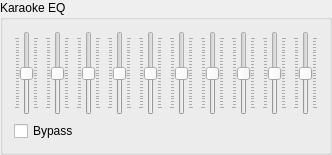
      <widget class="QGroupBox" name="groupBox_4">
       <property name="title">
        <string>Karaoke EQ</string>
       </property>
       <layout class="QVBoxLayout" name="verticalLayout_11">
        <item>
         <layout class="QHBoxLayout" name="horizontalLayout_19">
          <item>
           <widget class="QSlider" name="verticalSliderEqK1">
            <property name="sizePolicy">
             <sizepolicy hsizetype="Fixed" vsizetype="Minimum">
              <horstretch>0</horstretch>
              <verstretch>0</verstretch>
             </sizepolicy>
            </property>
            <property name="minimumSize">
             <size>
              <width>0</width>
              <height>80</height>
             </size>
            </property>
            <property name="palette">
             <palette>
              <active>
               <colorrole role="Highlight">
                <brush brushstyle="SolidPattern">
                 <color alpha="255">
                  <red>211</red>
                  <green>211</green>
                  <blue>211</blue>
                 </color>
                </brush>
               </colorrole>
              </active>
              <inactive>
               <colorrole role="Highlight">
                <brush brushstyle="SolidPattern">
                 <color alpha="255">
                  <red>211</red>
                  <green>211</green>
                  <blue>211</blue>
                 </color>
                </brush>
               </colorrole>
              </inactive>
              <disabled>
               <colorrole role="Highlight">
                <brush brushstyle="SolidPattern">
                 <color alpha="255">
                  <red>74</red>
                  <green>144</green>
                  <blue>217</blue>
                 </color>
                </brush>
               </colorrole>
              </disabled>
             </palette>
            </property>
            <property name="minimum">
             <number>-12</number>
            </property>
            <property name="maximum">
             <number>12</number>
            </property>
            <property name="orientation">
             <enum>Qt::Orientation::Vertical</enum>
            </property>
            <property name="invertedControls">
             <bool>false</bool>
            </property>
            <property name="tickPosition">
             <enum>QSlider::TickPosition::TicksBothSides</enum>
            </property>
            <property name="tickInterval">
             <number>1</number>
            </property>
           </widget>
          </item>
          <item>
           <widget class="QSlider" name="verticalSliderEqK2">
            <property name="sizePolicy">
             <sizepolicy hsizetype="Fixed" vsizetype="Minimum">
              <horstretch>0</horstretch>
              <verstretch>0</verstretch>
             </sizepolicy>
            </property>
            <property name="minimumSize">
             <size>
              <width>0</width>
              <height>80</height>
             </size>
            </property>
            <property name="palette">
             <palette>
              <active>
               <colorrole role="Highlight">
                <brush brushstyle="SolidPattern">
                 <color alpha="255">
                  <red>211</red>
                  <green>211</green>
                  <blue>211</blue>
                 </color>
                </brush>
               </colorrole>
              </active>
              <inactive>
               <colorrole role="Highlight">
                <brush brushstyle="SolidPattern">
                 <color alpha="255">
                  <red>211</red>
                  <green>211</green>
                  <blue>211</blue>
                 </color>
                </brush>
               </colorrole>
              </inactive>
              <disabled>
               <colorrole role="Highlight">
                <brush brushstyle="SolidPattern">
                 <color alpha="255">
                  <red>74</red>
                  <green>144</green>
                  <blue>217</blue>
                 </color>
                </brush>
               </colorrole>
              </disabled>
             </palette>
            </property>
            <property name="minimum">
             <number>-12</number>
            </property>
            <property name="maximum">
             <number>12</number>
            </property>
            <property name="orientation">
             <enum>Qt::Orientation::Vertical</enum>
            </property>
            <property name="invertedControls">
             <bool>false</bool>
            </property>
            <property name="tickPosition">
             <enum>QSlider::TickPosition::TicksBothSides</enum>
            </property>
            <property name="tickInterval">
             <number>1</number>
            </property>
           </widget>
          </item>
          <item>
           <widget class="QSlider" name="verticalSliderEqK3">
            <property name="sizePolicy">
             <sizepolicy hsizetype="Fixed" vsizetype="Minimum">
              <horstretch>0</horstretch>
              <verstretch>0</verstretch>
             </sizepolicy>
            </property>
            <property name="minimumSize">
             <size>
              <width>0</width>
              <height>80</height>
             </size>
            </property>
            <property name="palette">
             <palette>
              <active>
               <colorrole role="Highlight">
                <brush brushstyle="SolidPattern">
                 <color alpha="255">
                  <red>211</red>
                  <green>211</green>
                  <blue>211</blue>
                 </color>
                </brush>
               </colorrole>
              </active>
              <inactive>
               <colorrole role="Highlight">
                <brush brushstyle="SolidPattern">
                 <color alpha="255">
                  <red>211</red>
                  <green>211</green>
                  <blue>211</blue>
                 </color>
                </brush>
               </colorrole>
              </inactive>
              <disabled>
               <colorrole role="Highlight">
                <brush brushstyle="SolidPattern">
                 <color alpha="255">
                  <red>74</red>
                  <green>144</green>
                  <blue>217</blue>
                 </color>
                </brush>
               </colorrole>
              </disabled>
             </palette>
            </property>
            <property name="minimum">
             <number>-12</number>
            </property>
            <property name="maximum">
             <number>12</number>
            </property>
            <property name="orientation">
             <enum>Qt::Orientation::Vertical</enum>
            </property>
            <property name="invertedControls">
             <bool>false</bool>
            </property>
            <property name="tickPosition">
             <enum>QSlider::TickPosition::TicksBothSides</enum>
            </property>
            <property name="tickInterval">
             <number>1</number>
            </property>
           </widget>
          </item>
          <item>
           <widget class="QSlider" name="verticalSliderEqK4">
            <property name="sizePolicy">
             <sizepolicy hsizetype="Fixed" vsizetype="Minimum">
              <horstretch>0</horstretch>
              <verstretch>0</verstretch>
             </sizepolicy>
            </property>
            <property name="minimumSize">
             <size>
              <width>0</width>
              <height>80</height>
             </size>
            </property>
            <property name="palette">
             <palette>
              <active>
               <colorrole role="Highlight">
                <brush brushstyle="SolidPattern">
                 <color alpha="255">
                  <red>211</red>
                  <green>211</green>
                  <blue>211</blue>
                 </color>
                </brush>
               </colorrole>
              </active>
              <inactive>
               <colorrole role="Highlight">
                <brush brushstyle="SolidPattern">
                 <color alpha="255">
                  <red>211</red>
                  <green>211</green>
                  <blue>211</blue>
                 </color>
                </brush>
               </colorrole>
              </inactive>
              <disabled>
               <colorrole role="Highlight">
                <brush brushstyle="SolidPattern">
                 <color alpha="255">
                  <red>74</red>
                  <green>144</green>
                  <blue>217</blue>
                 </color>
                </brush>
               </colorrole>
              </disabled>
             </palette>
            </property>
            <property name="minimum">
             <number>-12</number>
            </property>
            <property name="maximum">
             <number>12</number>
            </property>
            <property name="orientation">
             <enum>Qt::Orientation::Vertical</enum>
            </property>
            <property name="invertedControls">
             <bool>false</bool>
            </property>
            <property name="tickPosition">
             <enum>QSlider::TickPosition::TicksBothSides</enum>
            </property>
            <property name="tickInterval">
             <number>1</number>
            </property>
           </widget>
          </item>
          <item>
           <widget class="QSlider" name="verticalSliderEqK5">
            <property name="sizePolicy">
             <sizepolicy hsizetype="Fixed" vsizetype="Minimum">
              <horstretch>0</horstretch>
              <verstretch>0</verstretch>
             </sizepolicy>
            </property>
            <property name="minimumSize">
             <size>
              <width>0</width>
              <height>80</height>
             </size>
            </property>
            <property name="palette">
             <palette>
              <active>
               <colorrole role="Highlight">
                <brush brushstyle="SolidPattern">
                 <color alpha="255">
                  <red>211</red>
                  <green>211</green>
                  <blue>211</blue>
                 </color>
                </brush>
               </colorrole>
              </active>
              <inactive>
               <colorrole role="Highlight">
                <brush brushstyle="SolidPattern">
                 <color alpha="255">
                  <red>211</red>
                  <green>211</green>
                  <blue>211</blue>
                 </color>
                </brush>
               </colorrole>
              </inactive>
              <disabled>
               <colorrole role="Highlight">
                <brush brushstyle="SolidPattern">
                 <color alpha="255">
                  <red>74</red>
                  <green>144</green>
                  <blue>217</blue>
                 </color>
                </brush>
               </colorrole>
              </disabled>
             </palette>
            </property>
            <property name="minimum">
             <number>-12</number>
            </property>
            <property name="maximum">
             <number>12</number>
            </property>
            <property name="orientation">
             <enum>Qt::Orientation::Vertical</enum>
            </property>
            <property name="invertedControls">
             <bool>false</bool>
            </property>
            <property name="tickPosition">
             <enum>QSlider::TickPosition::TicksBothSides</enum>
            </property>
            <property name="tickInterval">
             <number>1</number>
            </property>
           </widget>
          </item>
          <item>
           <widget class="QSlider" name="verticalSliderEqK6">
            <property name="sizePolicy">
             <sizepolicy hsizetype="Fixed" vsizetype="Minimum">
              <horstretch>0</horstretch>
              <verstretch>0</verstretch>
             </sizepolicy>
            </property>
            <property name="minimumSize">
             <size>
              <width>0</width>
              <height>80</height>
             </size>
            </property>
            <property name="palette">
             <palette>
              <active>
               <colorrole role="Highlight">
                <brush brushstyle="SolidPattern">
                 <color alpha="255">
                  <red>211</red>
                  <green>211</green>
                  <blue>211</blue>
                 </color>
                </brush>
               </colorrole>
              </active>
              <inactive>
               <colorrole role="Highlight">
                <brush brushstyle="SolidPattern">
                 <color alpha="255">
                  <red>211</red>
                  <green>211</green>
                  <blue>211</blue>
                 </color>
                </brush>
               </colorrole>
              </inactive>
              <disabled>
               <colorrole role="Highlight">
                <brush brushstyle="SolidPattern">
                 <color alpha="255">
                  <red>74</red>
                  <green>144</green>
                  <blue>217</blue>
                 </color>
                </brush>
               </colorrole>
              </disabled>
             </palette>
            </property>
            <property name="minimum">
             <number>-12</number>
            </property>
            <property name="maximum">
             <number>12</number>
            </property>
            <property name="orientation">
             <enum>Qt::Orientation::Vertical</enum>
            </property>
            <property name="invertedControls">
             <bool>false</bool>
            </property>
            <property name="tickPosition">
             <enum>QSlider::TickPosition::TicksBothSides</enum>
            </property>
            <property name="tickInterval">
             <number>1</number>
            </property>
           </widget>
          </item>
          <item>
           <widget class="QSlider" name="verticalSliderEqK7">
            <property name="sizePolicy">
             <sizepolicy hsizetype="Fixed" vsizetype="Minimum">
              <horstretch>0</horstretch>
              <verstretch>0</verstretch>
             </sizepolicy>
            </property>
            <property name="minimumSize">
             <size>
              <width>0</width>
              <height>80</height>
             </size>
            </property>
            <property name="palette">
             <palette>
              <active>
               <colorrole role="Highlight">
                <brush brushstyle="SolidPattern">
                 <color alpha="255">
                  <red>211</red>
                  <green>211</green>
                  <blue>211</blue>
                 </color>
                </brush>
               </colorrole>
              </active>
              <inactive>
               <colorrole role="Highlight">
                <brush brushstyle="SolidPattern">
                 <color alpha="255">
                  <red>211</red>
                  <green>211</green>
                  <blue>211</blue>
                 </color>
                </brush>
               </colorrole>
              </inactive>
              <disabled>
               <colorrole role="Highlight">
                <brush brushstyle="SolidPattern">
                 <color alpha="255">
                  <red>74</red>
                  <green>144</green>
                  <blue>217</blue>
                 </color>
                </brush>
               </colorrole>
              </disabled>
             </palette>
            </property>
            <property name="minimum">
             <number>-12</number>
            </property>
            <property name="maximum">
             <number>12</number>
            </property>
            <property name="orientation">
             <enum>Qt::Orientation::Vertical</enum>
            </property>
            <property name="invertedControls">
             <bool>false</bool>
            </property>
            <property name="tickPosition">
             <enum>QSlider::TickPosition::TicksBothSides</enum>
            </property>
            <property name="tickInterval">
             <number>1</number>
            </property>
           </widget>
          </item>
          <item>
           <widget class="QSlider" name="verticalSliderEqK8">
            <property name="sizePolicy">
             <sizepolicy hsizetype="Fixed" vsizetype="Minimum">
              <horstretch>0</horstretch>
              <verstretch>0</verstretch>
             </sizepolicy>
            </property>
            <property name="minimumSize">
             <size>
              <width>0</width>
              <height>80</height>
             </size>
            </property>
            <property name="palette">
             <palette>
              <active>
               <colorrole role="Highlight">
                <brush brushstyle="SolidPattern">
                 <color alpha="255">
                  <red>211</red>
                  <green>211</green>
                  <blue>211</blue>
                 </color>
                </brush>
               </colorrole>
              </active>
              <inactive>
               <colorrole role="Highlight">
                <brush brushstyle="SolidPattern">
                 <color alpha="255">
                  <red>211</red>
                  <green>211</green>
                  <blue>211</blue>
                 </color>
                </brush>
               </colorrole>
              </inactive>
              <disabled>
               <colorrole role="Highlight">
                <brush brushstyle="SolidPattern">
                 <color alpha="255">
                  <red>74</red>
                  <green>144</green>
                  <blue>217</blue>
                 </color>
                </brush>
               </colorrole>
              </disabled>
             </palette>
            </property>
            <property name="minimum">
             <number>-12</number>
            </property>
            <property name="maximum">
             <number>12</number>
            </property>
            <property name="orientation">
             <enum>Qt::Orientation::Vertical</enum>
            </property>
            <property name="invertedControls">
             <bool>false</bool>
            </property>
            <property name="tickPosition">
             <enum>QSlider::TickPosition::TicksBothSides</enum>
            </property>
            <property name="tickInterval">
             <number>1</number>
            </property>
           </widget>
          </item>
          <item>
           <widget class="QSlider" name="verticalSliderEqK9">
            <property name="sizePolicy">
             <sizepolicy hsizetype="Fixed" vsizetype="Minimum">
              <horstretch>0</horstretch>
              <verstretch>0</verstretch>
             </sizepolicy>
            </property>
            <property name="minimumSize">
             <size>
              <width>0</width>
              <height>80</height>
             </size>
            </property>
            <property name="palette">
             <palette>
              <active>
               <colorrole role="Highlight">
                <brush brushstyle="SolidPattern">
                 <color alpha="255">
                  <red>211</red>
                  <green>211</green>
                  <blue>211</blue>
                 </color>
                </brush>
               </colorrole>
              </active>
              <inactive>
               <colorrole role="Highlight">
                <brush brushstyle="SolidPattern">
                 <color alpha="255">
                  <red>211</red>
                  <green>211</green>
                  <blue>211</blue>
                 </color>
                </brush>
               </colorrole>
              </inactive>
              <disabled>
               <colorrole role="Highlight">
                <brush brushstyle="SolidPattern">
                 <color alpha="255">
                  <red>74</red>
                  <green>144</green>
                  <blue>217</blue>
                 </color>
                </brush>
               </colorrole>
              </disabled>
             </palette>
            </property>
            <property name="minimum">
             <number>-12</number>
            </property>
            <property name="maximum">
             <number>12</number>
            </property>
            <property name="orientation">
             <enum>Qt::Orientation::Vertical</enum>
            </property>
            <property name="invertedControls">
             <bool>false</bool>
            </property>
            <property name="tickPosition">
             <enum>QSlider::TickPosition::TicksBothSides</enum>
            </property>
            <property name="tickInterval">
             <number>1</number>
            </property>
           </widget>
          </item>
          <item>
           <widget class="QSlider" name="verticalSliderEqK10">
            <property name="sizePolicy">
             <sizepolicy hsizetype="Fixed" vsizetype="Minimum">
              <horstretch>0</horstretch>
              <verstretch>0</verstretch>
             </sizepolicy>
            </property>
            <property name="minimumSize">
             <size>
              <width>0</width>
              <height>80</height>
             </size>
            </property>
            <property name="palette">
             <palette>
              <active>
               <colorrole role="Highlight">
                <brush brushstyle="SolidPattern">
                 <color alpha="255">
                  <red>211</red>
                  <green>211</green>
                  <blue>211</blue>
                 </color>
                </brush>
               </colorrole>
              </active>
              <inactive>
               <colorrole role="Highlight">
                <brush brushstyle="SolidPattern">
                 <color alpha="255">
                  <red>211</red>
                  <green>211</green>
                  <blue>211</blue>
                 </color>
                </brush>
               </colorrole>
              </inactive>
              <disabled>
               <colorrole role="Highlight">
                <brush brushstyle="SolidPattern">
                 <color alpha="255">
                  <red>74</red>
                  <green>144</green>
                  <blue>217</blue>
                 </color>
                </brush>
               </colorrole>
              </disabled>
             </palette>
            </property>
            <property name="minimum">
             <number>-12</number>
            </property>
            <property name="maximum">
             <number>12</number>
            </property>
            <property name="orientation">
             <enum>Qt::Orientation::Vertical</enum>
            </property>
            <property name="invertedControls">
             <bool>false</bool>
            </property>
            <property name="tickPosition">
             <enum>QSlider::TickPosition::TicksBothSides</enum>
            </property>
            <property name="tickInterval">
             <number>1</number>
            </property>
           </widget>
          </item>
         </layout>
        </item>
        <item>
         <widget class="QCheckBox" name="checkBoxEqBypassK">
          <property name="text">
           <string>Bypass</string>
          </property>
         </widget>
        </item>
       </layout>
      </widget>
